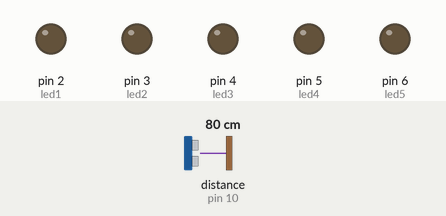
This sketch was run on a simulated Arduino Uno, built with avr-gcc and run on an emulated ATmega328P. Shown: output pins drawn as LEDs (lit = HIGH). Wiring (inferred from the names in the program): ultrasonic range finder: trigger pin 9; echo pin 10. The inputs (shaded band) are chosen by the test bench; at power-on: distance to the obstacle (sensor on pin 10) 80 cm. The echo pulse lasts 58.3 µs per cm; pins used as bus, display or sensor lines are not drawn; what the sketch prints to the serial monitor is not drawn.

Above: at 1.2 s.
1.3 s: distance to the obstacle (sensor on pin 10) set to 74 cm
2.8 s: distance to the obstacle (sensor on pin 10) set to 66 cm
At 3.1 s:
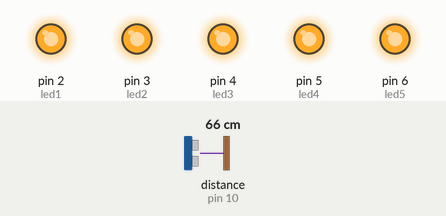
4.3 s: distance to the obstacle (sensor on pin 10) set to 42 cm
5.8 s: distance to the obstacle (sensor on pin 10) set to 35 cm
At 7.0 s:
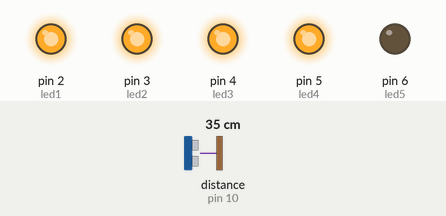
7.3 s: distance to the obstacle (sensor on pin 10) set to 28 cm
At 8.2 s:
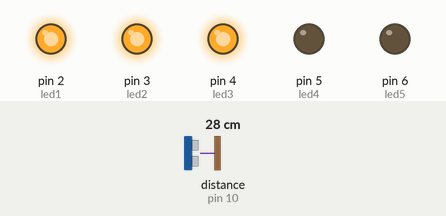
8.8 s: distance to the obstacle (sensor on pin 10) set to 9 cm
At 8.94 s:
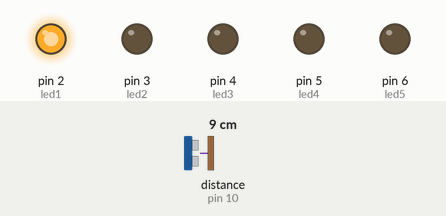
Timing chart, 0 to 11.3 s (numbered marks = the images above; inputs shaded):
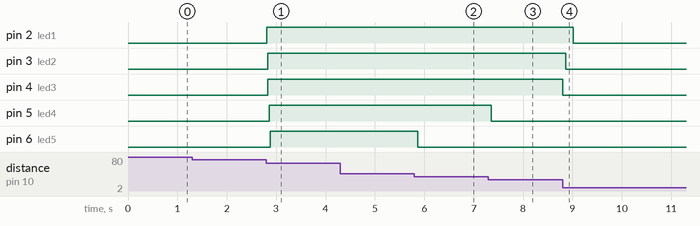

Measured:
- the behaviour switches between 71 and 70 cm on distance to the obstacle (sensor on pin 10) (found by bisection; images 0 and 1)
- the behaviour switches between 39 and 38 cm on distance to the obstacle (sensor on pin 10) (found by bisection; images 1 and 2)
- the behaviour switches between 32 and 31 cm on distance to the obstacle (sensor on pin 10) (found by bisection; images 2 and 3)
- after the input at 1.3 s, every drawn part: stays the same
- after the input at 2.8 s, pin 2 (led1), pin 3 (led2), pin 4 (led3): LOW → HIGH at once; pin 5 (led4): LOW → HIGH after 0.06 s; pin 6 (led5): LOW → HIGH after 0.08 s
- after the input at 4.3 s, every drawn part: stays the same
- after the input at 5.8 s, pin 6 (led5): HIGH → LOW after 0.07 s
- after the input at 7.3 s, pin 5 (led4): HIGH → LOW after 0.06 s
- after the input at 8.8 s, pin 2 (led1): HIGH → LOW after 0.22 s; pin 3 (led2): HIGH → LOW after 0.07 s; pin 4 (led3): HIGH → LOW at once

The sketch:

stable_v1.ino
```cpp
const int trigPin = 9;
const int echoPin = 10;

// LEDs
const int led1 = 2;
const int led2 = 3;
const int led3 = 4;
const int led4 = 5;
const int led5 = 6;

int currentNote = -1;
int stableNote = -1;
int lastNote = -1;

float smoothedDistance = 0;

unsigned long lastDetectionTime = 0;
const int holdTime = 140;

void setup() {

  Serial.begin(115200);

  pinMode(trigPin, OUTPUT);
  pinMode(echoPin, INPUT);

  pinMode(led1, OUTPUT);
  pinMode(led2, OUTPUT);
  pinMode(led3, OUTPUT);
  pinMode(led4, OUTPUT);
  pinMode(led5, OUTPUT);
}

void loop() {

  // Trigger ultrasonic pulse
  digitalWrite(trigPin, LOW);
  delayMicroseconds(2);

  digitalWrite(trigPin, HIGH);
  delayMicroseconds(10);

  digitalWrite(trigPin, LOW);

  long duration = pulseIn(echoPin, HIGH, 20000);

  // No hand detected
  if (duration == 0) {
    stopCurrentNote();
    return;
  }

  float distance = duration * 0.034 / 2;

  // Ignore bad readings
  if (distance < 8 || distance > 72) {
    stopCurrentNote();
    return;
  }

  // Balanced smoothing
  smoothedDistance =
      (smoothedDistance * 0.78) +
      (distance * 0.22);

  distance = smoothedDistance;

  currentNote = -1;

  // -------- NOTE ZONES --------

  // C
  if (distance >= 10 && distance < 17) {

    currentNote = 60;
    showLevel(1);

  // D
  } else if (distance >= 17 && distance < 24) {

    if (stableNote == 60 && distance < 19)
      currentNote = 60;
    else
      currentNote = 62;

    showLevel(2);

  // E
  } else if (distance >= 24 && distance < 31) {

    if (stableNote == 62 && distance < 26)
      currentNote = 62;
    else
      currentNote = 64;

    showLevel(3);

  // F
  } else if (distance >= 31 && distance < 38) {

    if (stableNote == 64 && distance < 33)
      currentNote = 64;
    else
      currentNote = 65;

    showLevel(4);

  // G (wider range)
  } else if (distance >= 38 && distance < 48) {

    if (stableNote == 65 && distance < 41)
      currentNote = 65;
    else
      currentNote = 67;

    showLevel(5);

  // A (wider range)
  } else if (distance >= 48 && distance < 58) {

    if (stableNote == 67 && distance < 51)
      currentNote = 67;
    else
      currentNote = 69;

    showLevel(5);

  // B (widest range)
  } else if (distance >= 58 && distance < 70) {

    if (stableNote == 69 && distance < 61)
      currentNote = 69;
    else
      currentNote = 71;

    showLevel(5);

  } else {
    turnOffLEDs();
  }

  // -------- MIDI --------

  if (currentNote != -1) {

    lastDetectionTime = millis();

    if (currentNote != stableNote) {

      stableNote = currentNote;

      if (lastNote != -1) {
        noteOff(lastNote);
      }

      noteOn(currentNote);
      lastNote = currentNote;
    }
  }

  // Hand removed
  if (lastNote != -1 &&
      millis() - lastDetectionTime > holdTime) {

    stopCurrentNote();
  }

  delay(20);
}

// -------- LED FUNCTIONS --------

void showLevel(int level) {

  digitalWrite(led1, level >= 1);
  digitalWrite(led2, level >= 2);
  digitalWrite(led3, level >= 3);
  digitalWrite(led4, level >= 4);
  digitalWrite(led5, level >= 5);
}

void turnOffLEDs() {

  digitalWrite(led1, LOW);
  digitalWrite(led2, LOW);
  digitalWrite(led3, LOW);
  digitalWrite(led4, LOW);
  digitalWrite(led5, LOW);
}

// -------- MIDI --------

void noteOn(int note) {

  Serial.write(0x90);
  Serial.write(note);
  Serial.write(110);
}

void noteOff(int note) {

  Serial.write(0x80);
  Serial.write(note);
  Serial.write(0);
}

void stopCurrentNote() {

  if (lastNote != -1) {
    noteOff(lastNote);
  }

  lastNote = -1;
  stableNote = -1;

  turnOffLEDs();
}
```
